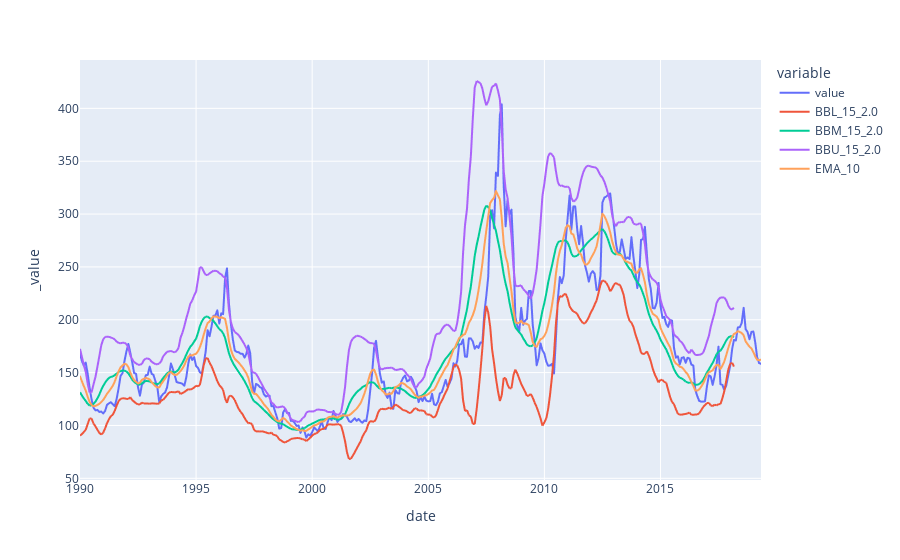

Here is the notebook cell this chart was saved with:
### Code cell
graph_stock(df)

### Figure 1 — Plotly figure (JSON) as saved in the notebook; plotly's stock layout.template omitted (floating-point values rounded to 4 significant figures; data arrays with more than 128 entries replaced by an {"elided": "..."} marker saying what was removed)
{"data": [{"hovertemplate": "variable=value<br>date=%{x}<br>_value=%{y}<extra></extra>", "legendgroup": "value", "line": {"color": "#636efa", "dash": "solid"}, "marker": {"symbol": "circle"}, "mode": "lines", "name": "value", "showlegend": true, "type": "scattergl", "x": {"elided": "353 str values"}, "xaxis": "x", "y": {"elided": "353 float values"}, "yaxis": "y"}, {"hovertemplate": "variable=BBL_15_2.0<br>date=%{x}<br>_value=%{y}<extra></extra>", "legendgroup": "BBL_15_2.0", "line": {"color": "#EF553B", "dash": "solid"}, "marker": {"symbol": "circle"}, "mode": "lines", "name": "BBL_15_2.0", "showlegend": true, "type": "scattergl", "x": {"elided": "353 str values"}, "xaxis": "x", "y": {"elided": "353 float values"}, "yaxis": "y"}, {"hovertemplate": "variable=BBM_15_2.0<br>date=%{x}<br>_value=%{y}<extra></extra>", "legendgroup": "BBM_15_2.0", "line": {"color": "#00cc96", "dash": "solid"}, "marker": {"symbol": "circle"}, "mode": "lines", "name": "BBM_15_2.0", "showlegend": true, "type": "scattergl", "x": {"elided": "353 str values"}, "xaxis": "x", "y": {"elided": "353 float values"}, "yaxis": "y"}, {"hovertemplate": "variable=BBU_15_2.0<br>date=%{x}<br>_value=%{y}<extra></extra>", "legendgroup": "BBU_15_2.0", "line": {"color": "#ab63fa", "dash": "solid"}, "marker": {"symbol": "circle"}, "mode": "lines", "name": "BBU_15_2.0", "showlegend": true, "type": "scattergl", "x": {"elided": "353 str values"}, "xaxis": "x", "y": {"elided": "353 float values"}, "yaxis": "y"}, {"hovertemplate": "variable=EMA_10<br>date=%{x}<br>_value=%{y}<extra></extra>", "legendgroup": "EMA_10", "line": {"color": "#FFA15A", "dash": "solid"}, "marker": {"symbol": "circle"}, "mode": "lines", "name": "EMA_10", "showlegend": true, "type": "scattergl", "x": {"elided": "353 str values"}, "xaxis": "x", "y": {"elided": "353 float values"}, "yaxis": "y"}], "layout": {"legend": {"title": {"text": "variable"}, "tracegroupgap": 0}, "margin": {"t": 60}, "xaxis": {"anchor": "y", "domain": [0, 1], "title": {"text": "date"}}, "yaxis": {"anchor": "x", "domain": [0, 1], "title": {"text": "_value"}}}}
